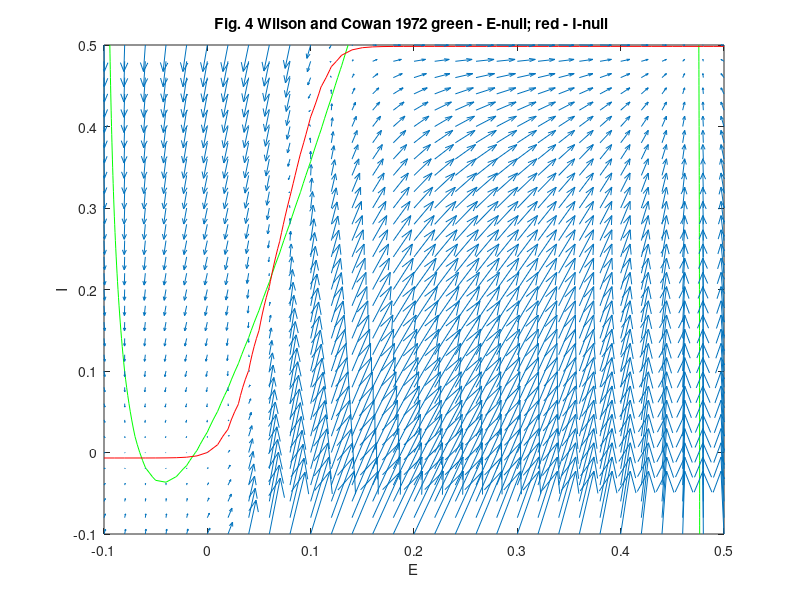

Write MATLAB code to recreate this figure.
%WilsonCowan1972_.m
% variant with E is on the X-axis and I on the Y-axis
clear;
close all;
% constants
ke=1;ki=1;              % max value of response function p.10
%c1=12;c2=4;c3=13;c4=11; % coupling strengths between populations p. 10 Fig.4
c1=25;c2=4;c3=20;c4=2; % coupling strengths between populations Modified
%ae=1.2;Thetae=2.8; ai=1;Thetai=4;    % Boltzman function parms Fig.4
ae=.8;Thetae=2.9; ai=5;Thetai=1;    % Boltzman function parms Modified
re=1;ri=1;              % refractory period
%P=0; Q=0;               % external input
P=0.1; Q=0;               % external input Modified
I=-0.1:0.01:0.5;            % ranges for I (inhibitory firing rate)and
E=I;                        % excitatory firing rate E
[Ig,Eg]=meshgrid(I,E);  % this creates the grid for the quiver command
lI=length(I);
lE=length(E);
for i=1:lI;
    for j=1:lE;
        help=c1*E(j) - c2*I(i) + P;
        help=1/(1 + exp(-ae*(help-Thetae)));
        help=help-(1/(1+exp(ae*Thetae)));   %Eq (15), p.11
        dE(i,j)=-E(j) + (ke-re*E(j)) * help;
       
        help=c3*E(j) - c4*I(i) + Q;
        help=1/(1 + exp(-ai*(help-Thetai)));
        help=help-(1/(1+exp(ai*Thetai)));   %Eq (15), p.11
        dI(i,j)=-I(i) + (ki-ri*I(i)) * help;
    end;
end;
%%%%%%%%%%%%%%%%%%%%%%%
% plot results
% null-clines
% We find the n-null cline
% using the contour command
figure;
%contour(I,E,dE',[0 0],'g');
contour(E,I,dE,[0 0],'g');
hold;
%contour(I,E,dI',[0 0],'r')
contour(E,I,dI,[0 0],'r')
% make the mesh sparser for display purposes
step=2;
Es=Eg(1:step:lE,1:step:lI);
Is=Ig(1:step:lE,1:step:lI);
dEs=dE(1:step:lE,1:step:lI);
dIs=dI(1:step:lE,1:step:lI);
%quiver(Is,Es,dIs',dEs',3); 
quiver(Es,Is,dEs',dIs',3); 
 
title('Fig. 4 Wilson and Cowan 1972 green - E-null; red - I-null ')
%xlabel('I')
%ylabel('E')
xlabel('E')
ylabel('I')